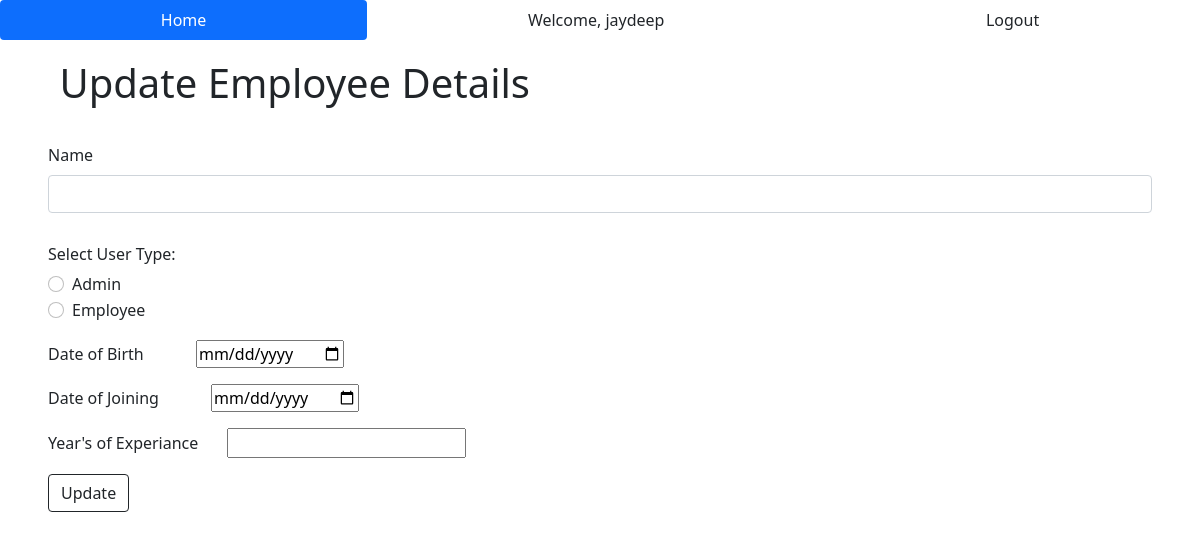
The page /update/102 (signed in) on the database as committed earlier.
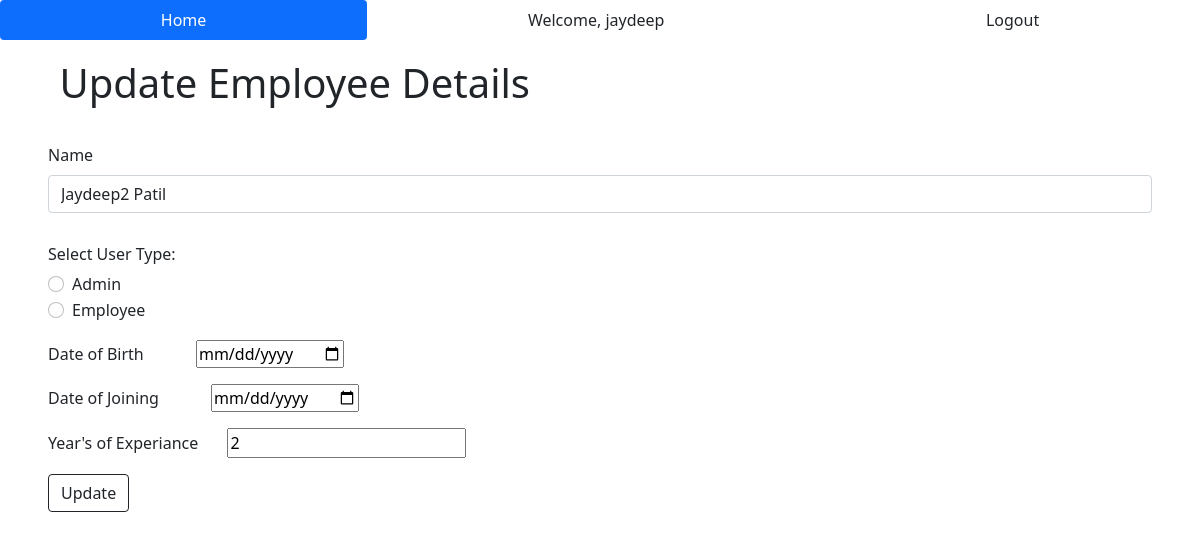
The same page on the database as committed later.
### EDMA/models.py (models this page shows, shortened)
class Employee(db.Model):
    emp_id = db.Column(db.Integer, primary_key=True)
    name = db.Column(db.String(25), nullable=False)
    user_type = db.Column(db.String(15), nullable=False, default='Employee')
    dob = db.Column(db.DateTime, nullable=False)
    doj = db.Column(db.DateTime, nullable=False)
    years = db.Column(db.Integer, nullable=False)
    user = db.relationship("User", backref='details', lazy='select', uselist=False)
    team = db.relationship("Team", backref='team')

### EDMA/routes.py (the view)
@app.route('/update/<int:id>', methods=['GET', 'POST'])
@login_required
def update_emp_usr(id):
    emp = Employee.query.get(id)
    if request.method == 'POST':                           #and current_user.details.user_type == "Employee"
        emp.name = request.form['emp_name']
        emp.user_type = request.form['user_type']
        emp.dob = datetime.strptime(request.form['dob'], '%Y-%m-%d')
        emp.doj = datetime.strptime(request.form['doj'], '%Y-%m-%d')
        emp.years = request.form['years']
        emp.skill_set = request.form['skill_set']
        emp.projects = request.form['projects']
        db.session.commit()
        flash(f'Employee details updated successfully!', category='success')
        return redirect(url_for('index'))
    else:
        return render_template('update.html', emp=emp)

### EDMA/models.py (called while the page is built)
@login_manager.user_loader
def load_user(user_id):
    return User.query.get(int(user_id))

### EDMA/templates/update.html (shortened to what this page needs)
{% extends 'base.html' %}
{% block body %}
<div class="container-fluid ps-5 pb-3 pt-2">
    <h1>Update Employee Details</h1>
</div>
  <div class="container-fluid px-5">
    <form action = "/update/{{emp.emp_id}}" method = "post">
      <div class="mb-3">
        <label for="emp_name" class="form-label">Name</label>
        <input type="text" class="form-control" id="emp_name" name="emp_name" value="{{emp.name}}">
      </div>
      <div class="usr_type_radio py-3">
        <h6>Select User Type:</h6>
        <div class="form-check">
          <input class="form-check-input" type="radio" name="user_type" id="option1" value="Admin">
          <label class="form-check-label" for="option1">
            Admin
          </label>
        </div>
        <div class="form-check">
          <input class="form-check-input" type="radio" name="user_type" id="option2" value="Employee">
          <label class="form-check-label" for="option2">
            Employee
          </label>
        </div>
      </div>
      <div class="dob_pick pb-3">
        <label class="pe-5" for="dob">Date of Birth</label>
        <input type="date" id="dob" name="dob" value="{{emp.dob}}">
      </div>
      <div class="doj_pick pb-3">
        <label class="pe-5" for="doj">Date of Joining</label>
        <input type="date" id="doj" name="doj" value="{{emp.doj}}">
      </div>
      <div class="exp_num pb-3">
        <label class="pe-4" for="years">Year's of Experiance</label>
        <input type="number" id="years" name="years" min="0" value="{{emp.years}}">
      </div>
      <button type="submit" class="btn btn-outline-dark">Update</button>
    </form>
  </div>
{% endblock %}

Rows that differ between the two databases and show on the page:
added Employee: emp_name "Jaydeep2 Patil", years "2"
